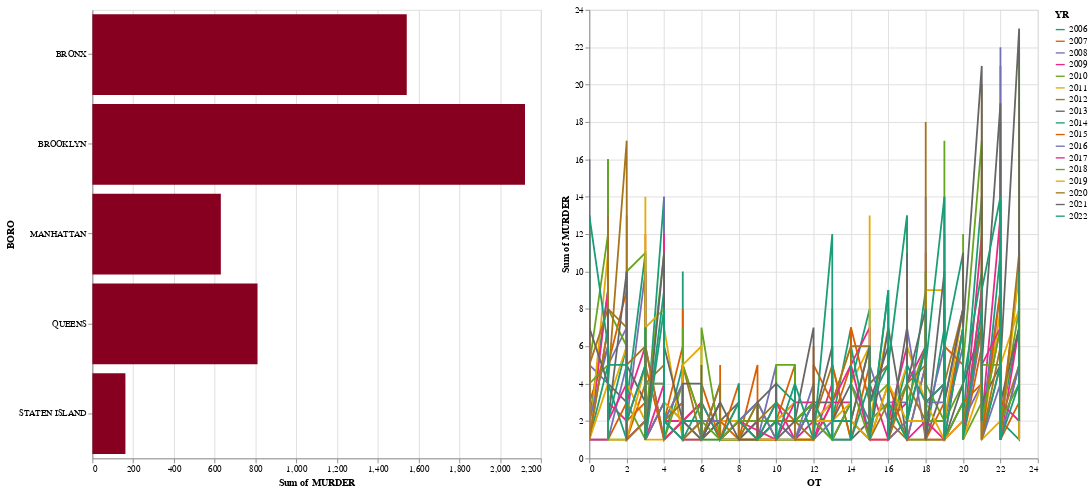

Notebook code cell kept with this figure:
### Code cell
print("Overview of Murders by Time of Day, Year, and Borough")
#implement filtering using dynamic on hour of day
selection = alt.selection(type="multi", fields=['BORO'])
selection2 = alt.selection(type="multi", fields=['YR'])

#Create a container for our charts
chart = alt.Chart(shd).properties(width=700,height=300)

#overview chart
overview = alt.Chart(shd).mark_bar().encode(
    y="BORO",
    x="sum(MURDER)",
    color=alt.condition(selection,alt.value("#880020"),alt.value("lightgrey")
    )).add_selection(selection).properties(height=500,width=500)

#detail chart
detailed = alt.Chart(shd).mark_line().encode(
    x="OT",
    y="sum(MURDER)",
    color=  alt.Color('YR',scale=alt.Scale(scheme='dark2')),
    #color=alt.value('red'),
    tooltip=['BORO','OT','sum(MURDER)','YR'],
    #opacity=alt.condition(selection2,alt.value(1),alt.value(.2))
).transform_filter(selection).properties(height=500,width=500).interactive()
overview | detailed

#detailed.save('details.html')

### Figure 1 — Vega-Lite specification as saved in the notebook (floating-point values rounded to 4 significant figures; data arrays with more than 128 entries replaced by an {"elided": "..."} marker saying what was removed)
{"config": {"view": {"continuousWidth": 400, "continuousHeight": 300}}, "hconcat": [{"mark": "bar", "encoding": {"color": {"condition": {"value": "#880020", "selection": "selector013"}, "value": "lightgrey"}, "x": {"aggregate": "sum", "field": "MURDER", "type": "quantitative"}, "y": {"field": "BORO", "type": "nominal"}}, "height": 500, "selection": {"selector013": {"type": "multi", "fields": ["BORO"]}}, "width": 500}, {"mark": "line", "encoding": {"color": {"field": "YR", "scale": {"scheme": "dark2"}, "type": "nominal"}, "tooltip": [{"field": "BORO", "type": "nominal"}, {"field": "OT", "type": "quantitative"}, {"aggregate": "sum", "field": "MURDER", "type": "quantitative"}, {"field": "YR", "type": "nominal"}], "x": {"field": "OT", "type": "quantitative"}, "y": {"aggregate": "sum", "field": "MURDER", "type": "quantitative"}}, "height": 500, "selection": {"selector015": {"type": "interval", "bind": "scales", "encodings": ["x", "y"]}}, "transform": [{"filter": {"selection": "selector013"}}], "width": 500}], "data": {"name": "data-72d79eee42f2f64548deda2e408593be"}, "$schema": "https://vega.github.io/schema/vega-lite/v4.17.0.json", "datasets": {"data-72d79eee42f2f64548deda2e408593be": {"elided": "1348 records"}}}
